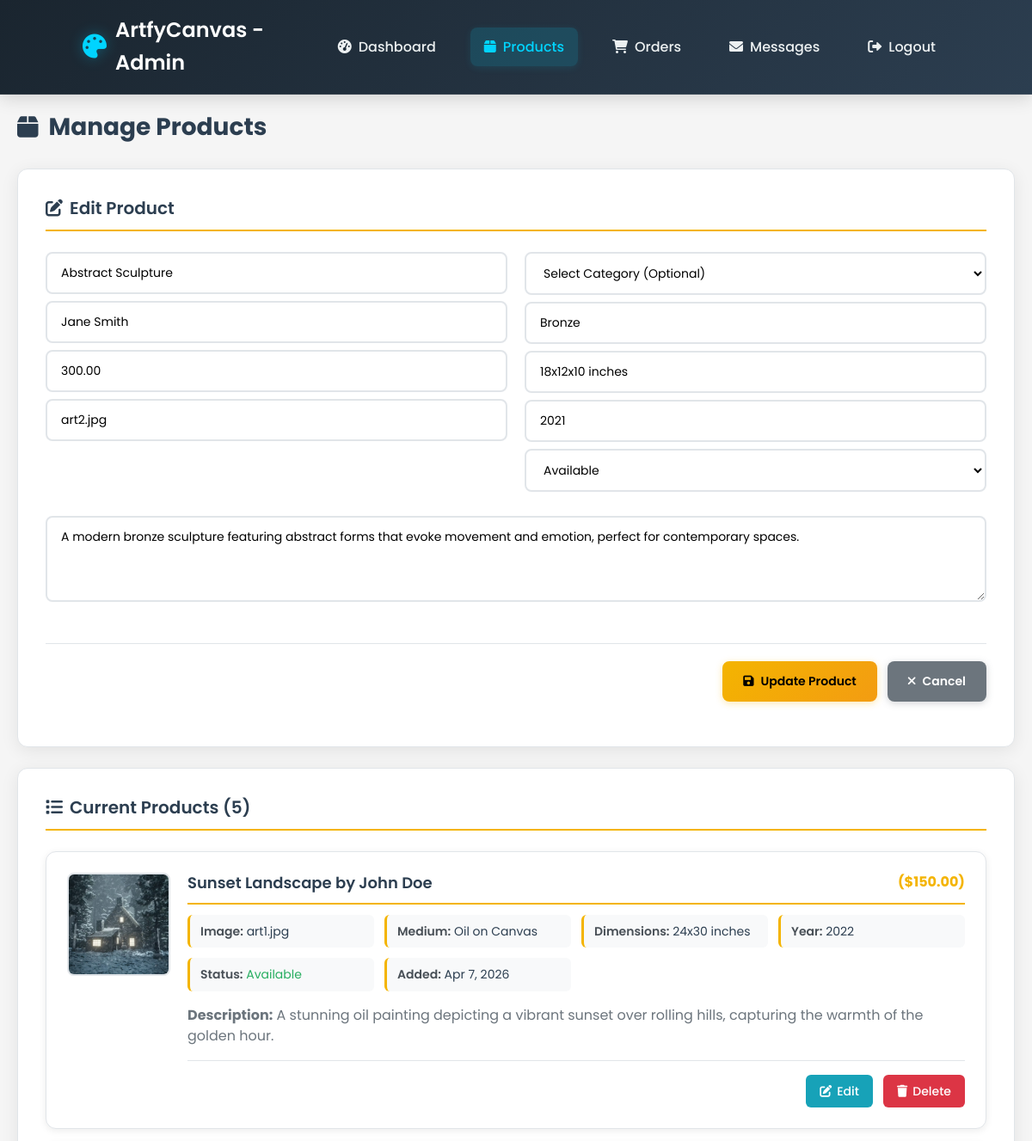
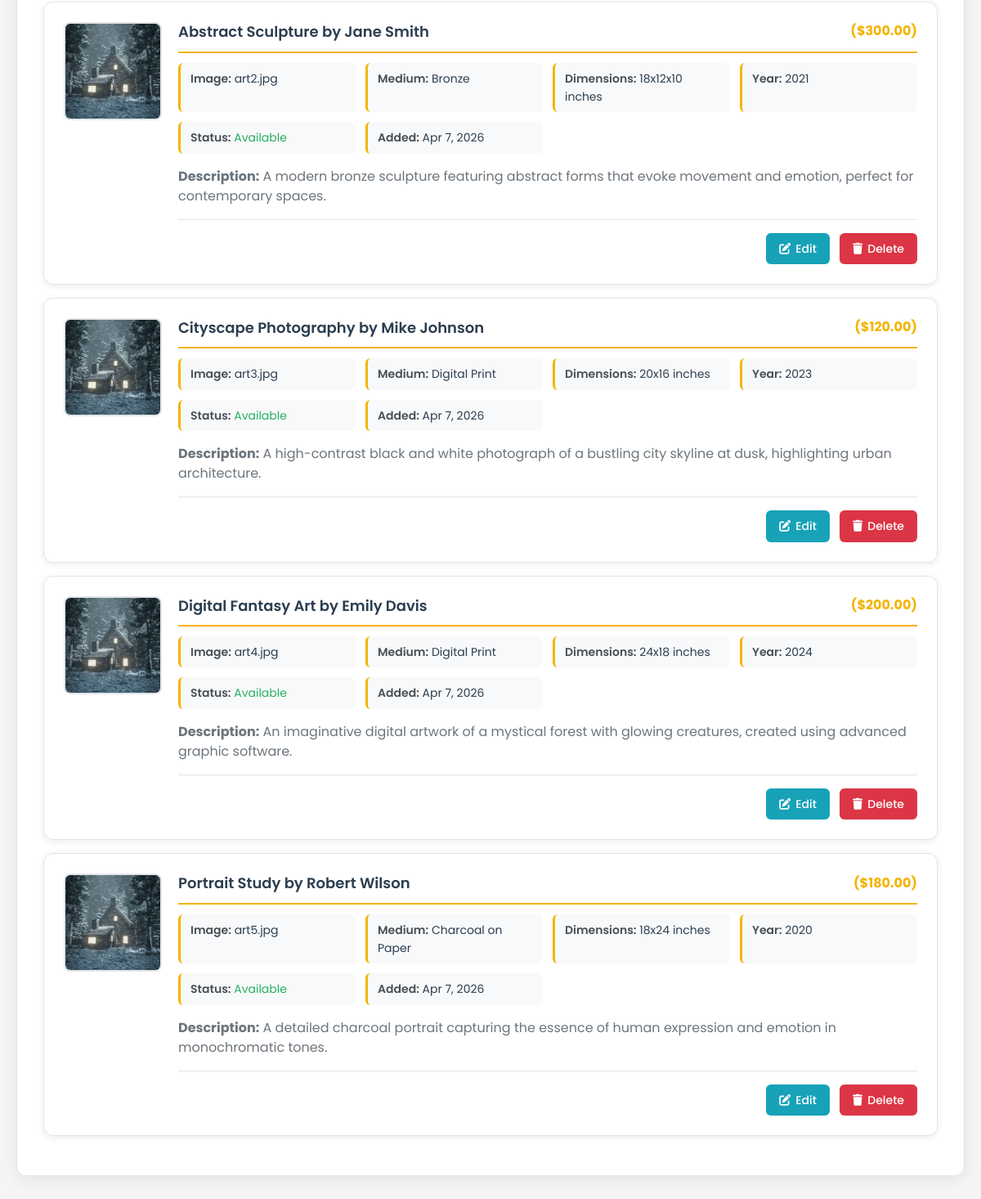
Screenshot of /admin/products.php?edit=2 (signed in) with the database file from the repository (2 pictures, top to bottom).
### tables this page shows
CREATE TABLE IF NOT EXISTS artworks (
    id INT AUTO_INCREMENT PRIMARY KEY,
    title VARCHAR(255) NOT NULL,
    artist VARCHAR(255) NOT NULL,
    price DECIMAL(10,2) NOT NULL,
    image VARCHAR(255),
    description TEXT,
    category_id INT DEFAULT NULL,
    medium VARCHAR(100) DEFAULT NULL,
    dimensions VARCHAR(100) DEFAULT NULL,
    year_created YEAR DEFAULT NULL,
    availability ENUM('available', 'sold', 'reserved') DEFAULT 'available',
    created_at TIMESTAMP DEFAULT CURRENT_TIMESTAMP,
    FOREIGN KEY (category_id) REFERENCES categories(id)
);

### admin/products.php (the view, shortened to what this page needs)
<?php
include 'admin_guard.php';
$editing_product = null;
if(isset($_GET['edit'])){
    $edit_id = intval($_GET['edit']);
    $stmt = $conn->prepare("SELECT a.*, c.name as category_name FROM artworks a LEFT JOIN categories c ON a.category_id = c.id WHERE a.id = ?");
    $stmt->bind_param("i", $edit_id);
    $stmt->execute();
    $editing_product = $stmt->get_result()->fetch_assoc();
}
$stmt = $conn->prepare("SELECT a.*, c.name as category_name FROM artworks a LEFT JOIN categories c ON a.category_id = c.id ORDER BY a.created_at DESC");
$stmt->execute();
$products_result = $stmt->get_result();
?>
<!DOCTYPE html>
<html lang="en">
<head>
    <link rel="stylesheet" href="../assets/css/style_organized.css">
    <link rel="stylesheet" href="https://cdnjs.cloudflare.com/ajax/libs/font-awesome/6.0.0/css/all.min.css">
</head>
<body>
<header class="navbar">
    <div class="logo">
        <i class="fas fa-palette"></i>
        ArtfyCanvas - Admin
    </div>
    <nav>
        <a href="dashboard.php"><i class="fas fa-tachometer-alt"></i> Dashboard</a>
        <a href="products.php" class="active"><i class="fas fa-box"></i> Products</a>
        <a href="orders.php"><i class="fas fa-shopping-cart"></i> Orders</a>
        <a href="messages.php"><i class="fas fa-envelope"></i> Messages</a>
        <a href="../logout.php"><i class="fas fa-sign-out-alt"></i> Logout</a>
    </nav>
</header>
<section class="admin-section">
    <h2><i class="fas fa-box"></i> Manage Products</h2>
    <div class="admin-content">
        <h3><i class="fas fa-<?= $editing_product ? 'edit' : 'plus' ?>"></i> <?= $editing_product ? 'Edit Product' : 'Add New Product' ?></h3>
        <form method="POST" class="admin-form">
            <div class="form-group">
                <input name="title" placeholder="Title *" value="<?= $editing_product ? htmlspecialchars($editing_product['title']) : '' ?>" required>
                <input name="artist" placeholder="Artist *" value="<?= $editing_product ? htmlspecialchars($editing_product['artist']) : '' ?>" required>
                <input name="price" placeholder="Price *" type="number" step="0.01" min="0.01" value="<?= $editing_product ? $editing_product['price'] : '' ?>" required>
                <input name="image" placeholder="Image filename (e.g., artwork.jpg) *" value="<?= $editing_product ? htmlspecialchars($editing_product['image']) : '' ?>" required>
            </div>
            <div class="form-group">
                <select name="category_id">
                    <option value="">Select Category (Optional)</option>
                </select>
                <input name="medium" placeholder="Medium (e.g., Oil on Canvas)" value="<?= $editing_product ? htmlspecialchars($editing_product['medium']) : '' ?>">
                <input name="dimensions" placeholder="Dimensions (e.g., 24x30 inches)" value="<?= $editing_product ? htmlspecialchars($editing_product['dimensions']) : '' ?>">
                <input name="year_created" placeholder="Year Created" type="number" min="1000" max="<?= date('Y') ?>" value="<?= $editing_product ? $editing_product['year_created'] : '' ?>">
                <select name="availability">
                    <option value="available" <?= $editing_product && $editing_product['availability'] == 'available' ? 'selected' : '' ?>>Available</option>
                </select>
            </div>
            <div class="form-group full-width">
                <textarea name="description" placeholder="Description *" required><?= $editing_product ? htmlspecialchars($editing_product['description']) : '' ?></textarea>
            </div>
            <div class="form-actions">
                <?php if($editing_product): ?>
                    <button name="edit" type="submit"><i class="fas fa-save"></i> Update Product</button>
                    <a href="products.php" class="btn-cancel"><i class="fas fa-times"></i> Cancel</a>
                <?php else: ?>
                    <button name="add" type="submit"><i class="fas fa-plus"></i> Add Product</button>
                <?php endif; ?>
            </div>
        </form>
    </div>
    <div class="admin-content">
        <h3><i class="fas fa-list"></i> Current Products (<?= $products_result->num_rows ?>)</h3>
        <?php if($products_result->num_rows > 0): ?>
            <?php while($product = $products_result->fetch_assoc()): ?>
            <div class="admin-item">
                <div class="product-preview">
                    <?php
                    $imagePath = "../assets/images/" . $product['image'];
                    ?>
                    <img src="<?= $imagePath ?>" alt="<?= htmlspecialchars($product['title']) ?>" class="product-thumbnail" onerror="this.src='../assets/images/default.jpg'">
                </div>
                <div class="product-info">
                    <h3>
                        <?= htmlspecialchars($product['title']) ?> by <?= htmlspecialchars($product['artist']) ?>
                        <span class="product-price">($<?= number_format($product['price'], 2) ?>)</span>
                    </h3>
                    <div class="product-details">
                        <?php if($product['image']): ?>
                            <div><strong>Image:</strong> <?= htmlspecialchars($product['image']) ?></div>
                        <?php endif; ?>
                        <?php if($product['medium']): ?>
                            <div><strong>Medium:</strong> <?= htmlspecialchars($product['medium']) ?></div>
                        <?php endif; ?>
                        <?php if($product['dimensions']): ?>
                            <div><strong>Dimensions:</strong> <?= htmlspecialchars($product['dimensions']) ?></div>
                        <?php endif; ?>
                        <?php if($product['year_created']): ?>
                            <div><strong>Year:</strong> <?= $product['year_created'] ?></div>
                        <?php endif; ?>
                        <div><strong>Status:</strong>
                            <span class="status-<?= $product['availability'] ?>">
                                <?= ucfirst($product['availability']) ?>
                            </span>
                        </div>
                        <div><strong>Added:</strong> <?= date('M j, Y', strtotime($product['created_at'])) ?></div>
                    </div>
                    <?php if($product['description']): ?>
                        <p><strong>Description:</strong> <?= htmlspecialchars(substr($product['description'], 0, 150)) ?><?= strlen($product['description']) > 150 ? '...' : '' ?></p>
                    <?php endif; ?>
                    <div class="admin-actions">
                        <a href="?edit=<?= $product['id'] ?>" class="edit-link">
                            <i class="fas fa-edit"></i> Edit
                        </a>
                        <a href="?del=<?= $product['id'] ?>" onclick="return confirm('Are you sure you want to delete this product?')">
                            <i class="fas fa-trash"></i> Delete
                        </a>
                    </div>
                </div>
            </div>
            <?php endwhile; ?>
        <?php else: ?>
            <p>No products found. Add your first product above!</p>
        <?php endif; ?>
    </div>
</section>
</body>
</html>

### rows the page displays
artworks: title "Abstract Sculpture", artist "Jane Smith", price "300.00", image "art2.jpg", medium "Bronze", dimensions "18x12x10 inches", year_created "2021", availability "Available", description "A modern bronze sculpture featuring abstract forms that evoke movement and emotion, perfect for contemporary spaces.", image (picture), created_at "Apr 7, 2026"
artworks: image (picture), title "Sunset Landscape", artist "John Doe", price "150.00", image "art1.jpg", medium "Oil on Canvas", dimensions "24x30 inches", year_created "2022", availability "Available", created_at "Apr 7, 2026", description "A stunning oil painting depicting a vibrant sunset over rolling hills, capturing the warmth of the golden hour."
artworks: image (picture), title "Cityscape Photography", artist "Mike Johnson", price "120.00", image "art3.jpg", medium "Digital Print", dimensions "20x16 inches", year_created "2023", availability "Available", created_at "Apr 7, 2026", description "A high-contrast black and white photograph of a bustling city skyline at dusk, highlighting urban architecture."
artworks: image (picture), title "Digital Fantasy Art", artist "Emily Davis", price "200.00", image "art4.jpg", medium "Digital Print", dimensions "24x18 inches", year_created "2024", availability "Available", created_at "Apr 7, 2026", description "An imaginative digital artwork of a mystical forest with glowing creatures, created using advanced graphic software."
artworks: image (picture), title "Portrait Study", artist "Robert Wilson", price "180.00", image "art5.jpg", medium "Charcoal on Paper", dimensions "18x24 inches", year_created "2020", availability "Available", created_at "Apr 7, 2026", description "A detailed charcoal portrait capturing the essence of human expression and emotion in monochromatic tones."

### other values shown
$products_result->num_rows "5"
